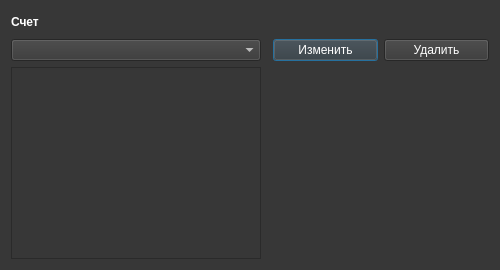
<?xml version="1.0" encoding="UTF-8"?>
<ui version="4.0">
 <class>Dialog</class>
 <widget class="QDialog" name="Dialog">
  <property name="geometry">
   <rect>
    <x>0</x>
    <y>0</y>
    <width>500</width>
    <height>270</height>
   </rect>
  </property>
  <property name="windowTitle">
   <string>История транзакций</string>
  </property>
  <property name="styleSheet">
   <string notr="true">background-color: rgb(55, 55, 55);
color: white;</string>
  </property>
  <layout class="QGridLayout" name="gridLayout">
   <item row="0" column="0">
    <widget class="QLabel" name="label">
     <property name="font">
      <font>
       <pointsize>9</pointsize>
       <weight>75</weight>
       <bold>true</bold>
      </font>
     </property>
     <property name="text">
      <string>Счет</string>
     </property>
    </widget>
   </item>
   <item row="1" column="0">
    <widget class="QComboBox" name="accounts_box"/>
   </item>
   <item row="2" column="0" rowspan="2">
    <widget class="QListWidget" name="history_transactions">
     <property name="maximumSize">
      <size>
       <width>250</width>
       <height>16777215</height>
      </size>
     </property>
    </widget>
   </item>
   <item row="2" column="1" rowspan="2" colspan="2">
    <widget class="QLabel" name="details">
     <property name="text">
      <string/>
     </property>
     <property name="alignment">
      <set>Qt::AlignHCenter|Qt::AlignTop</set>
     </property>
    </widget>
   </item>
   <item row="1" column="2">
    <layout class="QHBoxLayout" name="horizontalLayout">
     <item>
      <widget class="QPushButton" name="change_btn">
       <property name="minimumSize">
        <size>
         <width>105</width>
         <height>0</height>
        </size>
       </property>
       <property name="text">
        <string>Изменить</string>
       </property>
      </widget>
     </item>
     <item>
      <widget class="QPushButton" name="delete_btn">
       <property name="minimumSize">
        <size>
         <width>105</width>
         <height>0</height>
        </size>
       </property>
       <property name="text">
        <string>Удалить</string>
       </property>
      </widget>
     </item>
    </layout>
   </item>
  </layout>
 </widget>
 <resources/>
 <connections/>
</ui>
